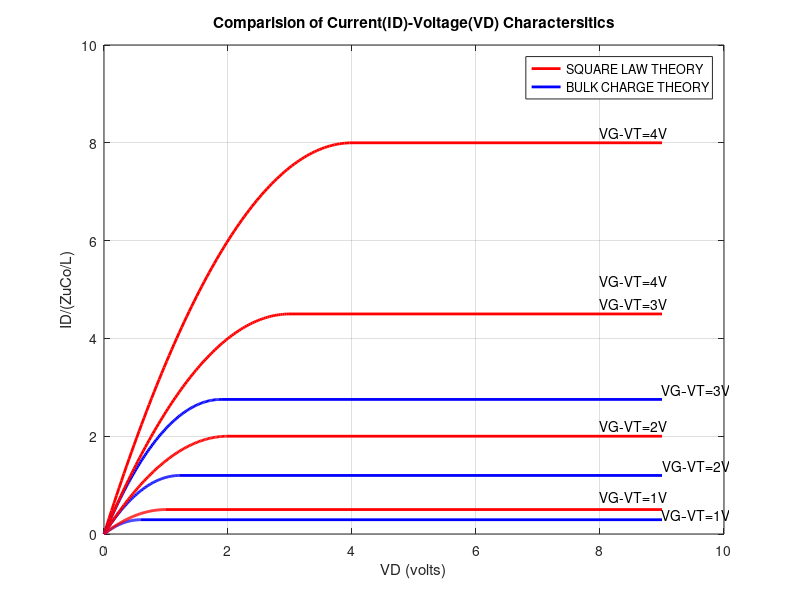

The MATLAB source for this figure:
%Problem 1:
clc
clear;
 
%Defining Constants and Parameters
q=1.60e-19;
e0=8.85e-14;
kT=0.0259;
ni=1.0e10;
KS=11.8;
KO=3.9;
NA=1.0e20;
xo=0.1e-6;
 
%Computed Parameters
phiF=kT*log(NA/ni);
WT=sqrt((4*KS*e0*phiF)/(q*NA));
Co=KO*e0/xo;
VW=q*NA*WT/Co;
 
%ID-VD COMPUTATION
for VGT=4:-1:1                  %VGT=VG-VT
    %Computation
    VDsq=linspace(0,VGT);
    IDsq=VGT.*VDsq-VDsq.*VDsq./2;
    IDSATsq=VGT*VGT/2;
    VDsq=[VDsq,9];
    IDsq=[IDsq,IDSATsq];
    A=VGT/(2*phiF);
    B=1+VW/(4*phiF);
    VDsat=VGT-VW*(sqrt(A+B^2)-B);
    VD=linspace(0,VDsat);
    ID1=VGT.*VD-VD.*VD/2;
    VDF=VD./(2*phiF);
    ID2=(4/3)*VW*phiF.*((1+VDF).^1.5-(1+1.5*VDF));
    ID=ID1-ID2;
    IDsat1=VGT.*VDsat-VDsat.*VDsat/2;
    VDFsat=VDsat./(2*phiF);
    IDsat2=(4/3)*VW*phiF.*((1+VDFsat).^1.5-(1+1.5*VDFsat));
    IDsat=IDsat1-IDsat2;
    VD=[VD,9];
    ID=[ID,IDsat];
   
    %Plots
    if VGT==4
        plot(VD,ID,'b','Linewidth',2.0);
        plot(VDsq,IDsq,'r','Linewidth',2.0);
        legend('SQUARE LAW THEORY','BULK CHARGE THEORY');
        grid;
        axis([0 10 0 10]);
        xlabel('VD (volts)');
        ylabel('ID/(ZuCo/L)');
        text(8,IDsat+0.2,'VG-VT=4V');
        text(8,IDSATsq+0.2,'VG-VT=4V');
        hold on
    else
        plot(VD,ID,'b','Linewidth',2.0);
        plot(VDsq,IDsq,'r','Linewidth',2.0);
           legend('SQUARE LAW THEORY','BULK CHARGE THEORY');
        %if VG-VT <4
        if VGT==3
            text(9,IDsat+0.2,'VG-VT=3V');
            text(8,IDSATsq+0.2,'VG-VT=3V');
        elseif VGT==2
            text(9,IDsat+0.2,'VG-VT=2V');
            text(8,IDSATsq+0.2,'VG-VT=2V');
        else
            text(9,IDsat+0.1,'VG-VT=1V');
            text(8,IDSATsq+0.25,'VG-VT=1V');
        end
    end
end
title("Comparision of Current(ID)-Voltage(VD) Charactersitics");
hold off
